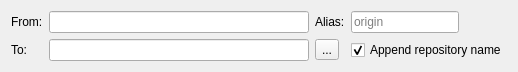
<?xml version="1.0" encoding="UTF-8"?>
<ui version="4.0">
 <class>CloneWdgt</class>
 <widget class="QWidget" name="CloneWdgt">
  <property name="geometry">
   <rect>
    <x>0</x>
    <y>0</y>
    <width>518</width>
    <height>70</height>
   </rect>
  </property>
  <property name="windowTitle">
   <string>Form</string>
  </property>
  <layout class="QGridLayout" name="gridLayout">
   <item row="0" column="0">
    <widget class="QLabel" name="label_2">
     <property name="sizePolicy">
      <sizepolicy hsizetype="Maximum" vsizetype="Preferred">
       <horstretch>0</horstretch>
       <verstretch>0</verstretch>
      </sizepolicy>
     </property>
     <property name="text">
      <string>From:</string>
     </property>
     <property name="buddy">
      <cstring>txtUrl</cstring>
     </property>
    </widget>
   </item>
   <item row="0" column="1">
    <widget class="LineEdit" name="txtUrl">
     <property name="mandatory" stdset="0">
      <bool>true</bool>
     </property>
    </widget>
   </item>
   <item row="0" column="2">
    <widget class="QLabel" name="label_3">
     <property name="sizePolicy">
      <sizepolicy hsizetype="Maximum" vsizetype="Preferred">
       <horstretch>0</horstretch>
       <verstretch>0</verstretch>
      </sizepolicy>
     </property>
     <property name="text">
      <string>Alias:</string>
     </property>
     <property name="buddy">
      <cstring>txtRemoteAlias</cstring>
     </property>
    </widget>
   </item>
   <item row="0" column="3">
    <widget class="LineEdit" name="txtRemoteAlias">
     <property name="sizePolicy">
      <sizepolicy hsizetype="Maximum" vsizetype="Fixed">
       <horstretch>0</horstretch>
       <verstretch>0</verstretch>
      </sizepolicy>
     </property>
     <property name="text">
      <string/>
     </property>
     <property name="placeholderText">
      <string>origin</string>
     </property>
     <property name="mandatory" stdset="0">
      <bool>true</bool>
     </property>
    </widget>
   </item>
   <item row="1" column="0">
    <widget class="QLabel" name="label">
     <property name="sizePolicy">
      <sizepolicy hsizetype="Maximum" vsizetype="Preferred">
       <horstretch>0</horstretch>
       <verstretch>0</verstretch>
      </sizepolicy>
     </property>
     <property name="text">
      <string>To:</string>
     </property>
     <property name="buddy">
      <cstring>txtPath</cstring>
     </property>
    </widget>
   </item>
   <item row="1" column="1">
    <widget class="LineEdit" name="txtPath">
     <property name="mandatory" stdset="0">
      <bool>true</bool>
     </property>
    </widget>
   </item>
   <item row="1" column="2">
    <widget class="QToolButton" name="btnBrowseTo">
     <property name="text">
      <string>...</string>
     </property>
    </widget>
   </item>
   <item row="1" column="3">
    <widget class="QCheckBox" name="chkAppendRepoName">
     <property name="text">
      <string>Append repository name</string>
     </property>
     <property name="checked">
      <bool>true</bool>
     </property>
    </widget>
   </item>
  </layout>
 </widget>
 <customwidgets>
  <customwidget>
   <class>LineEdit</class>
   <extends>QLineEdit</extends>
   <header>libMacGitverCore/Widgets/LineEdit.h</header>
  </customwidget>
 </customwidgets>
 <resources/>
 <connections/>
</ui>
